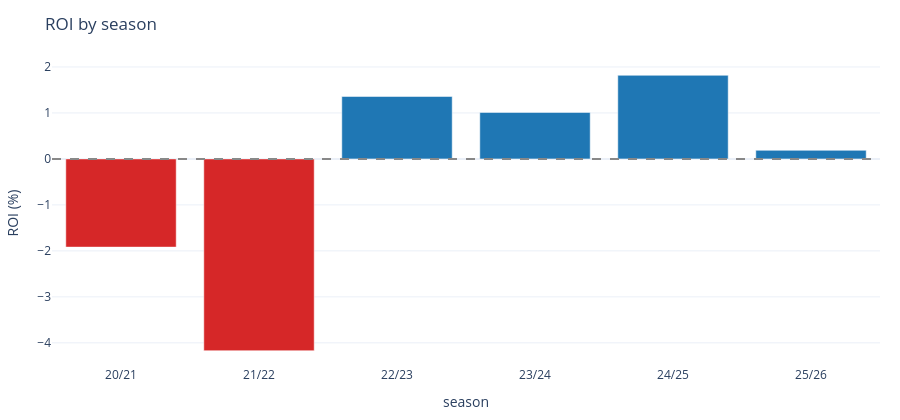
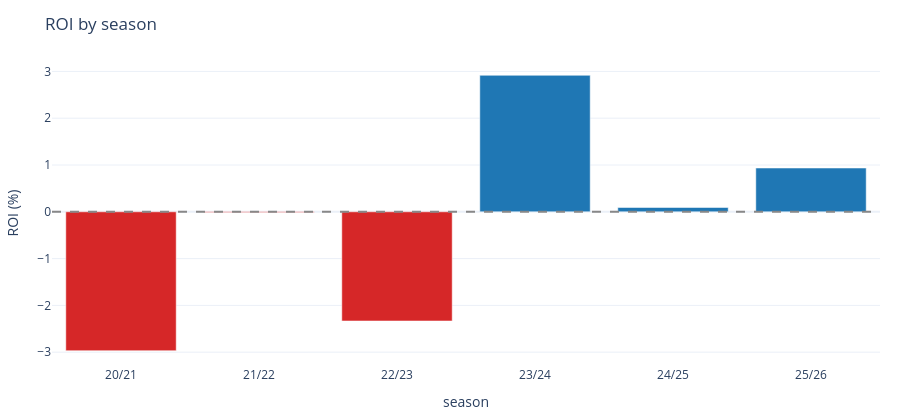
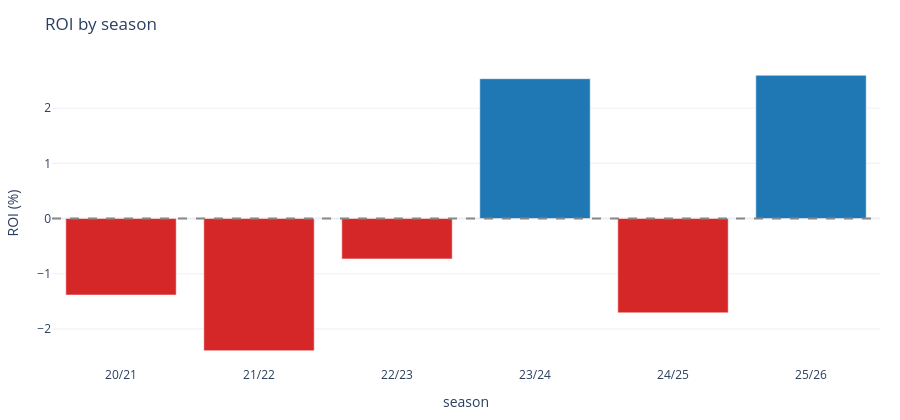
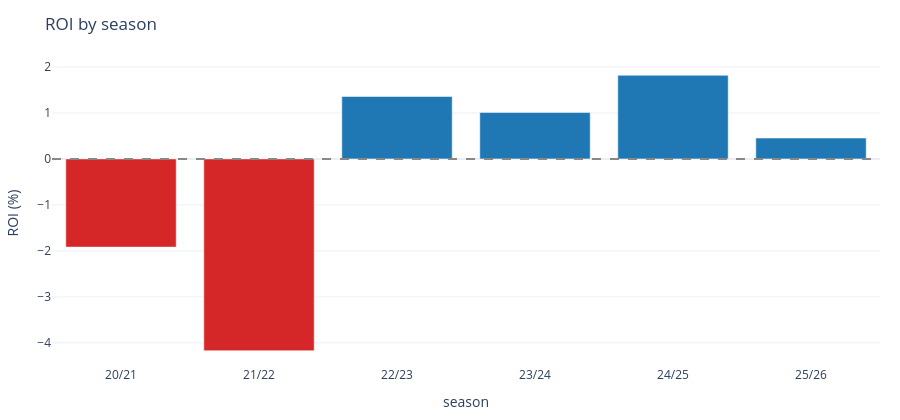

Notebook source saved alongside these figures, in order:
### Markdown cell above
## Season-by-season ROI

### Code cell
for name in S.STRATEGIES:
    stbl = M.season_summary(ledgers[name])
    print(f"\n### {name}")
    print(stbl[["season", "bets", "win_rate", "net_profit", "roi"]].round(4).to_string())
    fig = plt.season_roi(stbl)
    fig.show()

### Figure 1 — Plotly figure (JSON) as saved in the notebook; plotly's stock layout.template omitted (floating-point values rounded to 4 significant figures)
{"data": [{"marker": {"color": ["#d62728", "#d62728", "#1f77b4", "#1f77b4", "#1f77b4", "#1f77b4"]}, "type": "bar", "x": ["20/21", "21/22", "22/23", "23/24", "24/25", "25/26"], "y": [-1.918, -4.171, 1.358, 1.011, 1.818, 0.1868]}], "layout": {"height": 420, "margin": {"b": 40, "l": 50, "r": 20, "t": 60}, "shapes": [{"line": {"color": "#888", "dash": "dash"}, "type": "line", "x0": 0, "x1": 1, "xref": "x domain", "y0": 0, "y1": 0, "yref": "y"}], "title": {"text": "ROI by season"}, "xaxis": {"title": {"text": "season"}}, "yaxis": {"title": {"text": "ROI (%)"}}}}

### Figure 2 — Plotly figure (JSON) as saved in the notebook; plotly's stock layout.template omitted (floating-point values rounded to 4 significant figures)
{"data": [{"marker": {"color": ["#d62728", "#d62728", "#d62728", "#1f77b4", "#1f77b4", "#1f77b4"]}, "type": "bar", "x": ["20/21", "21/22", "22/23", "23/24", "24/25", "25/26"], "y": [-2.968, -0.01435, -2.333, 2.917, 0.09174, 0.9356]}], "layout": {"height": 420, "margin": {"b": 40, "l": 50, "r": 20, "t": 60}, "shapes": [{"line": {"color": "#888", "dash": "dash"}, "type": "line", "x0": 0, "x1": 1, "xref": "x domain", "y0": 0, "y1": 0, "yref": "y"}], "title": {"text": "ROI by season"}, "xaxis": {"title": {"text": "season"}}, "yaxis": {"title": {"text": "ROI (%)"}}}}

### Figure 3 — Plotly figure (JSON) as saved in the notebook; plotly's stock layout.template omitted (floating-point values rounded to 4 significant figures)
{"data": [{"marker": {"color": ["#d62728", "#d62728", "#d62728", "#1f77b4", "#d62728", "#1f77b4"]}, "type": "bar", "x": ["20/21", "21/22", "22/23", "23/24", "24/25", "25/26"], "y": [-1.385, -2.394, -0.7308, 2.533, -1.708, 2.596]}], "layout": {"height": 420, "margin": {"b": 40, "l": 50, "r": 20, "t": 60}, "shapes": [{"line": {"color": "#888", "dash": "dash"}, "type": "line", "x0": 0, "x1": 1, "xref": "x domain", "y0": 0, "y1": 0, "yref": "y"}], "title": {"text": "ROI by season"}, "xaxis": {"title": {"text": "season"}}, "yaxis": {"title": {"text": "ROI (%)"}}}}

### Figure 4 — Plotly figure (JSON) as saved in the notebook; plotly's stock layout.template omitted (floating-point values rounded to 4 significant figures)
{"data": [{"marker": {"color": ["#d62728", "#d62728", "#1f77b4", "#1f77b4", "#1f77b4", "#1f77b4"]}, "type": "bar", "x": ["20/21", "21/22", "22/23", "23/24", "24/25", "25/26"], "y": [-1.918, -4.171, 1.358, 1.011, 1.818, 0.4536]}], "layout": {"height": 420, "margin": {"b": 40, "l": 50, "r": 20, "t": 60}, "shapes": [{"line": {"color": "#888", "dash": "dash"}, "type": "line", "x0": 0, "x1": 1, "xref": "x domain", "y0": 0, "y1": 0, "yref": "y"}], "title": {"text": "ROI by season"}, "xaxis": {"title": {"text": "season"}}, "yaxis": {"title": {"text": "ROI (%)"}}}}
